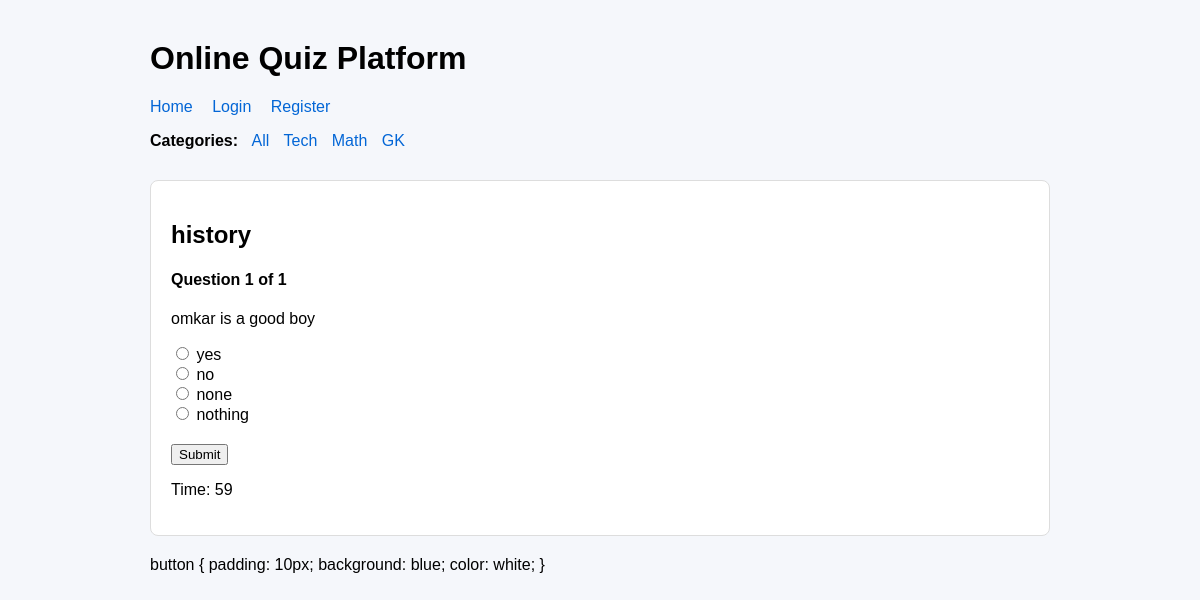
/quiz/3/, run on the app's committed database.
### quiz/models.py (models this page shows, shortened)
class Quiz(models.Model):
    CATEGORY_CHOICES = [
        ('tech', 'Technology'),
        ('math', 'Mathematics'),
        ('gk', 'General Knowledge'),
    ]
    DIFFICULTY_CHOICES = [
        ('easy', 'Easy'),
        ('medium', 'Medium'),
        ('hard', 'Hard'),
    ]
    title = models.CharField(max_length=200)
    description = models.TextField(blank=True)
    category = models.CharField(max_length=50, choices=CATEGORY_CHOICES, default='tech')
    difficulty = models.CharField(max_length=50, choices=DIFFICULTY_CHOICES, default='easy')
    created_by = models.ForeignKey(User, on_delete=models.CASCADE)
    created_at = models.DateTimeField(auto_now_add=True)

class Question(models.Model):
    quiz = models.ForeignKey(Quiz, on_delete=models.CASCADE, related_name='questions')
    question_text = models.TextField()

class Choice(models.Model):
    question = models.ForeignKey(Question, on_delete=models.CASCADE, related_name='choices')
    choice_text = models.CharField(max_length=255)
    is_correct = models.BooleanField(default=False)

### quiz/views.py (the view, shortened to what this page needs)
# urls.py: path('quiz/<int:quiz_id>/', views.start_quiz, name='start_quiz'),
def start_quiz(request, quiz_id):
    quiz = get_object_or_404(Quiz, id=quiz_id)
    questions = quiz.questions.prefetch_related('choices').all()
    return render(request, 'start_quiz.html', {
        'quiz': quiz,
        'questions': questions,
    })

### quiz/templates/start_quiz.html (shortened to what this page needs)
{% extends 'base.html' %}
{% block content %}
    <div class="card">
        <h2>{{ quiz.title }}</h2>
        {% if questions %}
            <form method="POST">
                {% for question in questions %}
                    <div class="question" style="display: none;">
                        <h4>Question {{ forloop.counter }} of {{ questions|length }}</h4>
                        <p>{{ question.question_text }}</p>
                        {% for choice in question.choices.all %}
                            <label>
                                <input type="radio" name="q{{ question.id }}" value="{{ choice.id }}">
                                {{ choice.choice_text }}
                            </label><br>
                        {% endfor %}
                    </div>
                {% endfor %}
                <div style="margin-top: 20px;">
                    <button type="submit" id="submitBtn">Submit</button>
                </div>
            </form>
            <p id="timer">Time: 60</p>
        {% else %}
            <p>This quiz has no questions yet.</p>
        {% endif %}
    </div>
{% endblock %}

### quiz/templates/base.html (style rules this page uses)
body { font-family: Arial, sans-serif; max-width: 900px; margin: 40px auto; padding: 0 20px; background-color: #f5f7fb; }
.card { border: 1px solid #ddd; padding: 20px; border-radius: 8px; margin-bottom: 20px; background: white; }

### data on the page
Quiz: title "history"
Question: questions "1", question_text "omkar is a good boy"
Choice: choice_text "yes"
Choice: choice_text "no"
Choice: choice_text "none"
Choice: choice_text "nothing"
